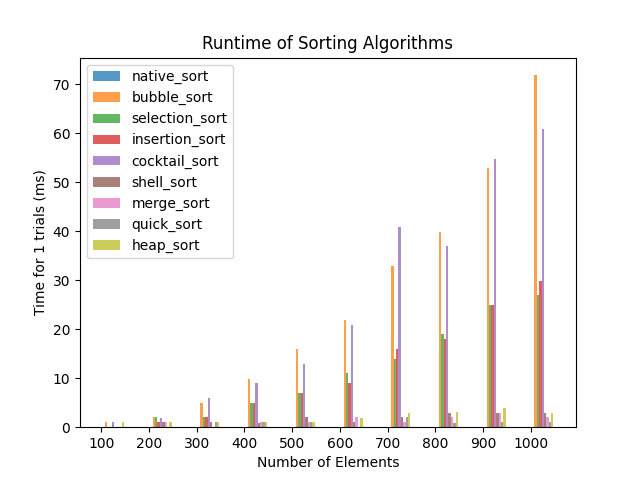

Generate this figure with Python:
# CSCI 220/620
# Summer 2022
# Assignment 5 - Empirical Performance of Sorting Algorithms
# James Post
import random
import math
import time
import pandas as pd
import matplotlib.pyplot as plt


def pseudo_random_list(size):
    rl = [0]
    for i in range(1, size):
        rl.append(rl[i - 1] + random.randint(1, 10))
    random.shuffle(rl)
    return rl


def print_list(arr, indexes):
    s = ""
    for i in range(len(arr)):
        s += "*" if i in indexes else " "
        s += str(arr[i]) + " "
    print(s)


def is_sorted(arr, n):
    for i in range(n - 1):
        if arr[i] > arr[i + 1]:
            return False
    return True


def native_sort(arr, n, verbose=True):
    arr.sort()


# from https://www.geeksforgeeks.org/bubble-sort/
def bubble_sort(arr, n, verbose=True):
    for i in range(n):
        for j in range(0, n - i - 1):
            if arr[j] > arr[j + 1]:
                arr[j], arr[j + 1] = arr[j + 1], arr[j]
                if verbose:
                    print_list(arr, [j, j+1])


# from https://www.geeksforgeeks.org/selection-sort/
def selection_sort(arr, n, verbose=True):
    for i in range(n):
        min_idx = i
        for j in range(i + 1, n):
            if arr[min_idx] > arr[j]:
                min_idx = j
        arr[i], arr[min_idx] = arr[min_idx], arr[i]
        if verbose:
            print_list(arr, [i, min_idx])


# from https://www.geeksforgeeks.org/insertion-sort/
def insertion_sort(arr, n, verbose=True):
    for i in range(1, n):
        key = arr[i]
        j = i - 1
        while j >= 0 and key < arr[j]:
            arr[j + 1] = arr[j]
            j -= 1
        arr[j + 1] = key
        if verbose:
            print_list(arr, [i, j+1])


# from https://www.geeksforgeeks.org/cocktail-sort/
def cocktail_sort(arr, n, verbose):
    swapped = True
    start = 0
    end = n - 1
    while swapped:
        swapped = False
        for i in range(start, end):
            if arr[i] > arr[i + 1]:
                arr[i], arr[i + 1] = arr[i + 1], arr[i]
                swapped = True
        if not swapped:
            break
        swapped = False
        end = end - 1
        for i in range(end - 1, start - 1, -1):
            if arr[i] > arr[i + 1]:
                arr[i], arr[i + 1] = arr[i + 1], arr[i]
                swapped = True
        start = start + 1
        if verbose:
            print_list(arr, [start, end])


# from https://www.geeksforgeeks.org/shellsort/
def shell_sort(arr, n, verbose):
    gap = int(n / 2)
    while gap > 0:
        j = gap
        while j < n:
            i = j - gap
            while i >= 0:
                if arr[i + gap] > arr[i]:
                    break
                else:
                    arr[i + gap], arr[i] = arr[i], arr[i + gap]
                i = i - gap
            j += 1
            if verbose:
                print_list(arr, [i, j])
        gap = int(gap / 2)


# from https://www.geeksforgeeks.org/merge-sort/
def merge_sort(arr, n, verbose):
    if n > 1:
        mid = int(n / 2)
        L = arr[:mid]
        R = arr[mid:]
        merge_sort(L, len(L), verbose)
        merge_sort(R, len(R), verbose)
        i = j = k = 0
        while i < len(L) and j < len(R):
            if L[i] < R[j]:
                arr[k] = L[i]
                i += 1
            else:
                arr[k] = R[j]
                j += 1
            k += 1
        while i < len(L):
            arr[k] = L[i]
            i += 1
            k += 1
        while j < len(R):
            arr[k] = R[j]
            j += 1
            k += 1


# from https://www.geeksforgeeks.org/quick-sort/
def qs_partition(arr, low, high):
    pivot = arr[high]
    i = low - 1
    for j in range(low, high):
        if arr[j] <= pivot:
            i = i + 1
            arr[i], arr[j] = arr[j], arr[i]
    arr[i + 1], arr[high] = arr[high], arr[i + 1]
    return i + 1


# from https://www.geeksforgeeks.org/quick-sort/
def quick_sort_rec(arr, low, high, verbose):
    if low < high:
        pi = qs_partition(arr, low, high)
        quick_sort_rec(arr, low, pi - 1, verbose)
        quick_sort_rec(arr, pi + 1, high, verbose)
        if verbose:
            print_list(arr, [low, pi, high])


def quick_sort(arr, n, verbose):
    quick_sort_rec(arr, 0, n-1, verbose)


# from https://www.geeksforgeeks.org/heap-sort/
def heapify(arr, n, i):
    largest = i
    l = 2 * i + 1
    r = 2 * i + 2
    if l < n and arr[largest] < arr[l]:
        largest = l
    if r < n and arr[largest] < arr[r]:
        largest = r
    if largest != i:
        arr[i], arr[largest] = arr[largest], arr[i]  # swap
        heapify(arr, n, largest)


# from https://www.geeksforgeeks.org/heap-sort/
def heap_sort(arr, n, verbose):
    for i in range(int(n / 2 - 1), -1, -1):
        heapify(arr, n, i)
    for i in range(n - 1, 0, -1):
        arr[i], arr[0] = arr[0], arr[i]
        heapify(arr, i, 0)
        if verbose:
            print_list(arr, [i, 0])


def plot_times(dict_sorts, sorts, trials, sizes):
    sort_num = 0
    plt.xticks([j for j in range(len(sizes))], [str(size) for size in sizes])
    for sort_alg in sorts:
        sort_num += 1
        d = dict_sorts[sort_alg.__name__]
        x_axis = [j + .05 * sort_num for j in range(len(sizes))]
        y_axis = [d[i] for i in sizes]  # time
        plt.bar(x_axis, y_axis, width=.05, alpha=.75, label=sort_alg.__name__)
    plt.legend()
    plt.title("Runtime of Sorting Algorithms")
    plt.xlabel("Number of Elements")
    plt.ylabel("Time for " + str(trials) + " trials (ms)")
    plt.savefig("Assignment5.png")
    plt.show()


def main():
    sorts = [native_sort, bubble_sort, selection_sort, insertion_sort, cocktail_sort, shell_sort, merge_sort,
             quick_sort, heap_sort]
    dict_sorts = {}
    for sort_alg in sorts:
        dict_sorts[sort_alg.__name__] = {}
    trials = 1
    sizes = [100 * i for i in range(1, 11)]
    for size in sizes:
        for sort_alg in sorts:
            dict_sorts[sort_alg.__name__][size] = 0
        for trial in range(1, trials + 1):
            arr = pseudo_random_list(size)
            for sort_alg in sorts:
                arr_copy = arr.copy()
                start_time = time.time()
                sort_alg(arr_copy, size, verbose=False)
                end_time = time.time()
                net_time = end_time - start_time
                dict_sorts[sort_alg.__name__][size] += 1000 * net_time
                if not is_sorted(arr_copy, size):
                    print("Error in sort", sort_alg.__name__, size)
    pd.set_option("display.max_rows", 500)
    pd.set_option("display.max_columns", 500)
    pd.set_option("display.width", 1000)
    df = pd.DataFrame.from_dict(dict_sorts).T
    print(df)
    plot_times(dict_sorts, sorts, trials, sizes)


if __name__ == "__main__":
    main()
